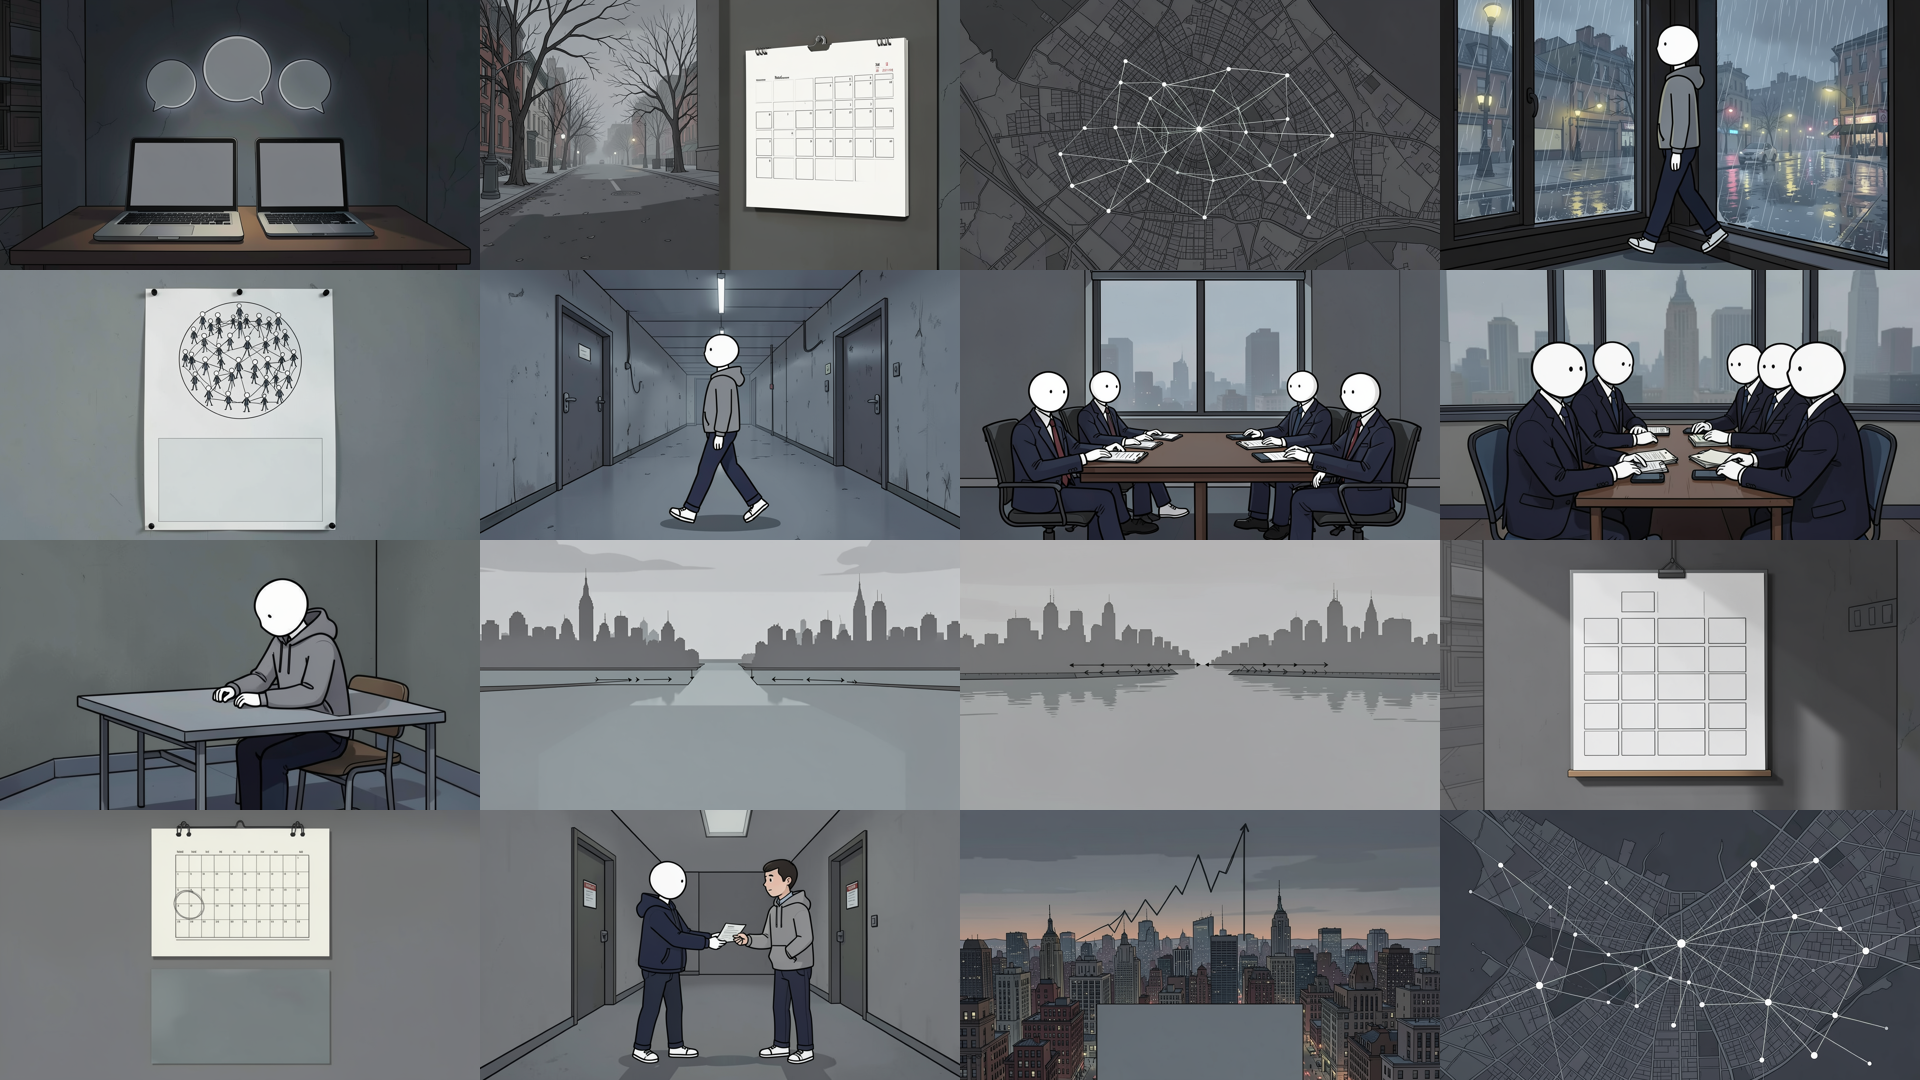

Here is the Python script that generated this plot:
import sys
from pathlib import Path
from PIL import Image, ImageDraw
A=Path(__file__).resolve().parent
ini,fim=int(sys.argv[1]),int(sys.argv[2])
fs=[f for f in sorted((A/"imagens").glob("*.png")) if ini<=int(f.stem[:3])<=fim]
cols=4; w,h=480,270; rows=(len(fs)+cols-1)//cols
c=Image.new("RGB",(w*cols,h*rows))
for i,f in enumerate(fs):
    im=Image.open(f).resize((w,h)); ImageDraw.Draw(im).text((6,4),f.stem,fill=(255,255,0))
    c.paste(im,(w*(i%cols),h*(i//cols)))
c.save(A/"folha.png"); print(len(fs))
